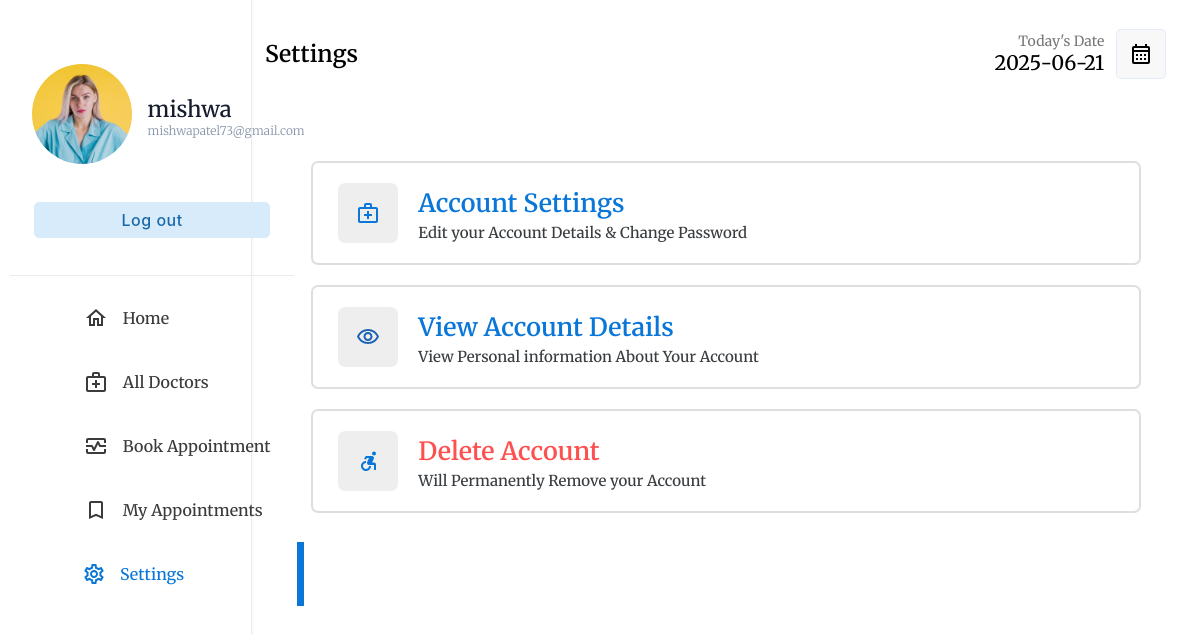
Page /php/patient/settings.php (signed in) on the committed database.
### tables this page shows
CREATE TABLE IF NOT EXISTS `patient` (
  `PID` int NOT NULL AUTO_INCREMENT,
  `PPHOTO` longblob,
  `PNAME` varchar(35) NOT NULL,
  `PPASSWORD` varchar(20) NOT NULL,
  `PEMAIL` varchar(35) NOT NULL,
  `PGENDER` varchar(10) NOT NULL,
  `PNUMBER` varchar(10) NOT NULL,
  `PADDRESS` varchar(50) NOT NULL,
  `PBLOOD_GROUP` varchar(3) NOT NULL,
  `PDATE_OF_BIRTH` date NOT NULL,
  PRIMARY KEY (`PID`)
);

### php/patient/settings.php (the view, shortened to what this page needs)
<!DOCTYPE html>
<html lang="en">
<head>
    <link rel="stylesheet" type="text/css" href="../../css/patient/index.css">
</head>
<body>
    <?php
    if (isset($_SESSION["userid"])) {
        if (($_SESSION["userid"]) == "" or $_SESSION['usertype'] != 'PATIENT') {
            header("location: ../login.php");
        } else {
            $userid = $_SESSION["userid"];
        }
    } else {
        header("location: ../login.php");
    }
    include("../database_connection.php");
    $query = "SELECT * FROM patient WHERE PID='$userid'";
    $patient = $db->query($query);
    $patienttb = $patient->fetch_assoc();
    ?>
    <div class="container">
        <div class="menu">
            <table class="menu-container" border="0">
                <tr>
                    <td style="padding:10px" colspan="2">
                        <table border="0" class="profile-container">
                            <tr>
                                <td width="30%" style="padding-left:20px">
                                    <a href="photo.php"> <img src='../../assets/images/pimage/<?php echo $patienttb['PPHOTO']; ?>' width='100' style="border-radius:50%"></a>
                                </td>
                                <td style="padding:0px;margin:0px;">
                                    <p class="profile-title"><?php echo $patienttb['PNAME']; ?></p>
                                    <p class="profile-subtitle" style="font-size: 12px;"><?php echo $patienttb['PEMAIL'] ?></p>
                                </td>
                            </tr>
                            <tr>
                                <td colspan="2">
                                    <a href="../logout.php"><input type="button" value="Log out" class="logout-btn btn-primary-soft btn"></a>
                                </td>
                            </tr>
                        </table>
                    </td>
                </tr>
                <tr class="menu-row">
                    <td class="menu-btn menu-icon-home ">
                        <a href="index.php" class="non-style-link-menu ">
                            <div>
                                <p class="menu-text">Home</p>
                        </a>
        </div></a>
        <tr class="menu-row">
            <td class="menu-btn menu-icon-doctor">
                <a href="alldoctors.php" class="non-style-link-menu">
                    <div>
                        <p class="menu-text">All Doctors</p>
                </a>
    </div>
    <tr class="menu-row">
        <td class="menu-btn menu-icon-session">
            <a href="booking.php" class="non-style-link-menu">
                <div>
                    <p class="menu-text">Book Appointment</p>
                </div>
            </a>
        </td>
    </tr>
    <tr class="menu-row">
        <td class="menu-btn menu-icon-appoinment">
            <a href="myappointments.php" class="non-style-link-menu">
                <div>
                    <p class="menu-text">My Appointments</p>
            </a></div>
        </td>
    </tr>
    <tr class="menu-row" >
                    <td class="menu-btn menu-icon-settings  menu-active menu-icon-settings-active">
                        <a href="settings.php" class="non-style-link-menu  non-style-link-menu-active"><div><p class="menu-text">Settings</p></a></div>
                    </td>
                </tr>
        <div class="dash-body" style="margin-top: 15px">
            <table border="0" width="100%" style=" border-spacing: 0;margin:0;padding:0;" >
                        <tr>
                    <td>
                        <p style="font-size: 23px;padding-left:12px;font-weight: 600;">Settings</p>
                    </td>
                            <td width="15%">
                                <p style="font-size: 14px;color: rgb(119, 119, 119);padding: 0;margin: 0;text-align: right;">
                                    Today's Date
                                </p>
                                <p class="heading-sub12" style="padding: 0;margin: 0;">
                                    <?php
                                $today = date('Y-m-d');
                                echo $today;
                                ?>
                                </p>
                            </td>
                            <td width="10%">
                                <button  class="btn-label"  style="display: flex;justify-content: center;align-items: center;"><img src="../../assets/img/calendar.svg" width="100%"></button>
                            </td>
                        </tr>
                <tr>
                    <td colspan="4">
                        <center>
                        <table class="filter-container" style="border: none;" border="0">
                            <tr>
                                <td colspan="4">
                                    <p style="font-size: 20px">&nbsp;</p>
                                </td>
                            </tr>
                            <tr>
                                <td style="width: 25%;">
                                    <a href="editaccount.php" class="non-style-link">
                                    <div  class="dashboard-items setting-tabs"  style="padding:20px;margin:auto;width:95%;display: flex">
                                        <div class="btn-icon-back dashboard-icons-setting" style="background-image: url('../../assets/img/icons/doctors-hover.svg');"></div>
                                        <div>
                                                <div class="h1-dashboard">
                                                    Account Settings  &nbsp;
                                                </div><br>
                                                <div class="h3-dashboard" style="font-size: 15px;">
                                                    Edit your Account Details & Change Password
                                                </div>
                                        </div>
                                    </div>
                                    </a>
                                </td>
                            </tr>
                            <tr>
                                <td colspan="4">
                                    <p style="font-size: 5px">&nbsp;</p>
                                </td>
                            </tr>
                            <tr>
                            <td style="width: 25%;">
                                    <a href="viewaccount.php" class="non-style-link">
                                    <div  class="dashboard-items setting-tabs"  style="padding:20px;margin:auto;width:95%;display: flex;">
                                        <div class="btn-icon-back dashboard-icons-setting " style="background-image: url('../../assets/img/icons/view-iceblue.svg');"></div>
                                        <div>
                                                <div class="h1-dashboard" >
                                                    View Account Details
                                                </div><br>
                                                <div class="h3-dashboard"  style="font-size: 15px;">
                                                    View Personal information About Your Account
                                                </div>
                                        </div>
                                    </div>
                                    </a>
                                </td>
                            </tr>
                            <tr>
                                <td colspan="4">
                                    <p style="font-size: 5px">&nbsp;</p>
                                </td>
                            </tr>
                            <tr>
                            <td style="width: 25%;">
                                    <a href="deleteaccount.php" class="non-style-link">
                                    <div  class="dashboard-items setting-tabs"  style="padding:20px;margin:auto;width:95%;display: flex;">
                                        <div class="btn-icon-back dashboard-icons-setting" style="background-image: url('../../assets/img/icons/patients-hover.svg');"></div>
                                        <div>
                                                <div class="h1-dashboard" style="color: #ff5050;">
                                                    Delete Account
                                                </div><br>
                                                <div class="h3-dashboard"  style="font-size: 15px;">
                                                    Will Permanently Remove your Account
                                                </div>
                                        </div>
                                    </div>
                                    </a>
                                </td>
                            </tr>
                        </table>
                    </center>
                    </td>
                </tr>
            </table>
        </div>
</body>
</html>

### css/patient/index.css (style rules this page uses)
:root { --primarycolor: #0A76D8; --primarycolorhover: #006dd3; --btnice:#D8EBFA; --btnnicetext:#1b62b3; }
body { font-family: "Merriweather", sans-serif; background-repeat: no-repeat; background-attachment: fixed; background-size: cover; height: 100%; }
html, body { height: 100%; margin: 0; }
a { color: #1977cc; text-decoration: none; }
.btn { cursor: pointer; padding: 8px 20px; outline: none; text-decoration: none; font-size: 15px; letter-spacing: 0.5px; transition: all 0.3s; border-radius: 5px; font-family: 'Inter', sans-serif; }
.btn-primary-soft { background-color: #D8EBFA ; color: #1969AA; font-weight: 500; font-size: 16px; border: none; }
.non-style-link:link, .non-style-link:visited, .non-style-link:hover, .non-style-link:active { text-decoration: none; color: rgb(43, 43, 43); }
.btn-label { margin-left: 10px; padding: 12px 12px; outline: none; text-decoration: none; font-size: 15px; letter-spacing: 0.5px; transition: all 0.3s; border-radius: 5px; background-color: #f0f0f073; border: 1px solid rgba(57,108,240,0.1) ; font-family: 'Inter', sans-serif; }
.filter-container { width: 92.5%; border: 1px solid #ebebeb; border-radius: 8px; margin-bottom: 20px; border-spacing: 0; padding: 0; }
.menu-btn { padding:6px; color: #3b3b3b; background-position: 30% 50%; background-repeat: no-repeat; transition: 0.5s; }
.menu-text { padding-left: 40%; font-weight: 500; font-size: 16px; }
.menu-active { color: var(--primarycolor); border-right: 7px solid var(--primarycolor); background-color: var(); }
.non-style-link-menu:link, .non-style-link-menu:visited, .non-style-link-menu:active { text-decoration: none; color: #3b3b3b; }
.non-style-link-menu-active:link, .non-style-link-menu-active:visited, .non-style-link-menu-active:active { text-decoration: none; color: var(--primarycolor); }
.menu-icon-doctor { background-image: url('../../assets/img/icons/doctors.svg'); }
.menu-icon-appoinment { background-image: url('../../assets/img/icons/book.svg'); }
.menu-icon-settings { background-image: url('../../assets/img/icons/settings.svg'); }
.menu-icon-session { background-image: url('../../assets/img/icons/session.svg'); }
.menu-icon-home { background-image: url('../../assets/img/icons/home.svg'); }
.menu-icon-settings:hover,.menu-icon-settings-active { color: var(--primarycolor); background-image: url('../../assets/img/icons/settings-iceblue.svg'); }
.btn-icon-back { background-image: url('../../assets/img/icons/back-iceblue.svg'); background-position: 18px 50%; background-repeat: no-repeat; transition: 0.5s; padding: 8px 20px 8px 40px; }
.dashboard-items { border: 2px solid #c9cbce9f; border-radius: 7px; color: var(--primarycolor); }
.h1-dashboard { margin: 0; padding: 0; font-size: 25px; font-weight: 600; line-height: 0; padding-top: 20px; }
.h3-dashboard { margin: 0; padding: 0; font-size: 20px; font-weight: 500; color: #212529e3; }
.dashboard-icons-setting { background-color: rgba(184, 184, 184, 0.247); padding-top: 30px; padding-bottom: 30px; border-radius: 7px; margin-left: 5px; margin-right: 20px; }
.container { display: flex; flex-wrap: wrap; height: 100vh; }
.menu { border-right: 1.5px solid rgb(235, 235, 235); width: 21%; height: 100vh; box-shadow: 0 0px 0px 2px rgba(240, 240, 240, 0.3); }
.dash-body { width: 79%; height: 100vh; }
.menu-container { width: 100%; border-spacing: 0; }
.profile-title { font-weight: 500; color: #161c2d; font-size: 22px; margin: 0; text-align: left; padding-left: 8%; }
.profile-subtitle { font-weight: 300; color: #8492a6; font-size: 15px; margin: 0; text-align: left; padding-left: 8%; }
.logout-btn { margin-top: 30px; width: 85%; }
.profile-container { border-bottom: 1.5px solid rgb(235, 235, 235); padding-top: 18%; padding-bottom: 12%; text-align: center; }
.heading-sub12 { font-weight: 500; font-size: 20px; text-align: right; }

### rows in the picture
patient: PPHOTO (picture), PNAME "mishwa", PEMAIL "mishwapatel73@gmail.com"
